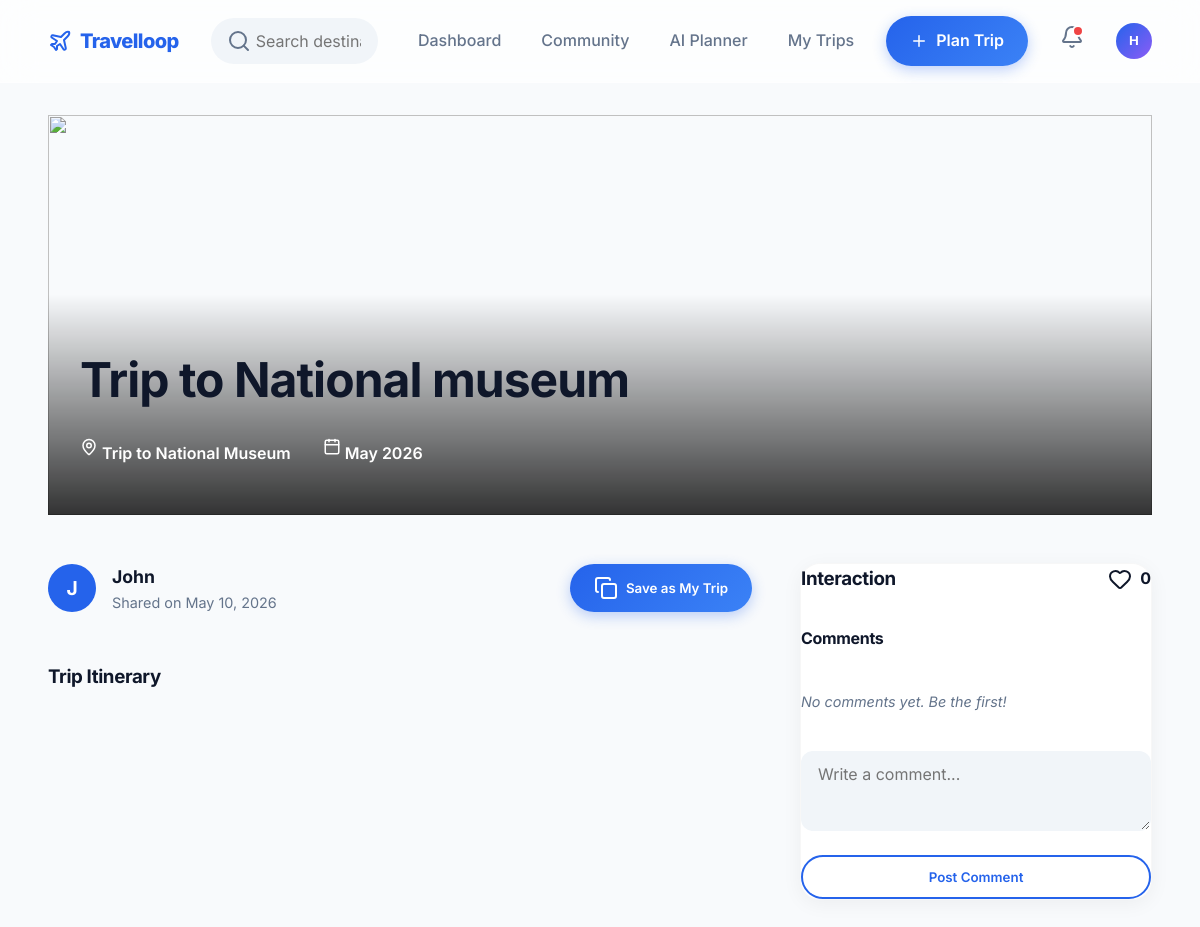
The page /community/post/1 (signed in) on the database its author committed.
### app.py (models this page shows, shortened)
class User(db.Model, UserMixin):
    id = db.Column(db.Integer, primary_key=True)
    name = db.Column(db.String(150), nullable=False)
    email = db.Column(db.String(150), unique=True, nullable=False)
    password = db.Column(db.String(60), nullable=False)
    trips = db.relationship('Trip', backref='owner', lazy=True)

class CommunityPost(db.Model):
    id = db.Column(db.Integer, primary_key=True)
    user_id = db.Column(db.Integer, db.ForeignKey('user.id'), nullable=False)
    trip_id = db.Column(db.Integer, db.ForeignKey('trip.id'), nullable=False)
    title = db.Column(db.String(150), nullable=False)
    description = db.Column(db.Text, default='')
    created_at = db.Column(db.DateTime, default=datetime.utcnow)
    user = db.relationship('User', backref='posts', lazy=True)
    trip = db.relationship('Trip', backref='community_posts', lazy=True)
    likes = db.relationship('PostLike', backref='post', lazy=True, cascade='all, delete-orphan')
    comments = db.relationship('PostComment', backref='post', lazy=True, cascade='all, delete-orphan', order_by='PostComment.created_at')

class Trip(db.Model):
    id = db.Column(db.Integer, primary_key=True)
    name = db.Column(db.String(200), nullable=False)
    start_date = db.Column(db.Date, nullable=False)
    end_date = db.Column(db.Date, nullable=False)
    description = db.Column(db.Text, nullable=True)
    cover_photo = db.Column(db.String(255), nullable=True, default='default_trip.jpg')
    user_id = db.Column(db.Integer, db.ForeignKey('user.id'), nullable=False)
    is_public = db.Column(db.Boolean, default=False)
    num_travelers = db.Column(db.Integer, default=1)
    created_at = db.Column(db.DateTime, default=datetime.utcnow)
    itinerary_items = db.relationship('ItineraryItem', backref='trip', lazy=True, cascade="all, delete-orphan")
    packing_items = db.relationship('PackingItem', backref='trip', lazy=True, cascade="all, delete-orphan")
    @property
    def smart_hero_image(self):
        fallback = 'https://images.unsplash.com/photo-1488646953014-85cb44e25828?w=800'
        if self.cover_photo and self.cover_photo != 'default_trip.jpg' and self.cover_photo != '':
            return self.cover_photo
        if self.itinerary_items:
            first_item = self.itinerary_items[0]
            p = Place.query.filter(Place.name.ilike(f"%{first_item.name}%")).first()
            if p and p.image_url:
                return p.image_url
        p_by_name = Place.query.filter(or_(Place.name.ilike(f"%{self.name}%"), Place.country.ilike(f"%{self.name}%"))).first()
        if p_by_name and p_by_name.image_url:
            return p_by_name.image_url
        return fallback

### app.py (the view)
@app.route('/community/post/<int:post_id>')
@login_required
def view_post(post_id):
    post = CommunityPost.query.get_or_404(post_id)
    is_liked = PostLike.query.filter_by(user_id=current_user.id, post_id=post_id).first() is not None
    return render_template('post_detail.html', post=post, is_liked=is_liked)

### app.py (called while the page is built)
@app.context_processor
def inject_globals():
    return dict(timedelta=timedelta, date=date)

@login_manager.user_loader
def load_user(user_id):
    return User.query.get(int(user_id))

### templates/post_detail.html (shortened to what this page needs)
{% extends "base.html" %}
{% block content %}
<div class="post-hero">
    <img src="{{ post.trip.smart_hero_image }}" class="hero-img">
    <div class="hero-overlay">
        <h1 style="font-size: 3rem; margin-bottom: 1rem;">{{ post.title }}</h1>
        <div style="display: flex; gap: 2rem; font-weight: 600;">
            <span><i data-lucide="map-pin" style="width: 18px;"></i> {{ post.trip.name }}</span>
            <span><i data-lucide="calendar" style="width: 18px;"></i> {{ post.trip.start_date.strftime('%b %Y') }}</span>
        </div>
    </div>
</div>
<div class="detail-grid">
    <div class="main-content">
        <div class="author-strip">
            <div style="width: 48px; height: 48px; border-radius: 50%; background: var(--primary); color: white; display: flex; align-items: center; justify-content: center; font-weight: 700; font-size: 1.2rem;">
                {{ post.user.name[0].upper() }}
            </div>
            <div>
                <div style="font-weight: 700; font-size: 1.1rem;">{{ post.user.name }}</div>
                <div style="color: var(--muted); font-size: 0.9rem;">Shared on {{ post.created_at.strftime('%B %d, %Y') }}</div>
            </div>
            <div style="margin-left: auto;">
                <button class="btn btn-primary" data-trip-id="{{ post.trip_id }}" onclick="copyTrip(this.dataset.tripId, this)">
                    <i data-lucide="copy"></i> Save as My Trip
                </button>
            </div>
        </div>
        <h3>Trip Itinerary</h3>
        <div class="itinerary-preview">
            {% set items_by_day = {} %}
            {% for item in post.trip.itinerary_items %}
                {% if item.day not in items_by_day %}
                    {% set _ = items_by_day.update({item.day: []}) %}
                {% endif %}
                {% set _ = items_by_day[item.day].append(item) %}
            {% endfor %}
        </div>
    </div>
    <div class="sidebar">
        <div class="card" style="position: sticky; top: 100px;">
            <div style="display: flex; justify-content: space-between; align-items: center; margin-bottom: 2rem;">
                <h3 style="margin: 0;">Interaction</h3>
                <div class="stat-item {% if is_liked %}liked{% endif %}" data-post-id="{{ post.id }}" data-liked="{{ 'true' if is_liked else 'false' }}" style="display: flex; align-items: center; gap: 0.5rem; cursor: pointer;" onclick="toggleLike(this.dataset.postId, this)">
                    <i data-lucide="heart"></i>
                    <span class="like-count" style="font-weight: 700;">{{ post.likes|length }}</span>
                </div>
            </div>
            <h4>Comments</h4>
            <div style="max-height: 400px; overflow-y: auto; margin: 1.5rem 0;">
                {% for comment in post.comments %}
                <div class="comment-card">
                    <div style="font-weight: 700; font-size: 0.85rem; margin-bottom: 0.25rem;">{{ comment.user.name }}</div>
                    <div style="font-size: 0.92rem; color: var(--muted);">{{ comment.body }}</div>
                </div>
                {% else %}
                <p style="color: var(--muted); font-style: italic; font-size: 0.9rem;">No comments yet. Be the first!</p>
                {% endfor %}
            </div>
            <form action="{{ url_for('add_comment', post_id=post.id) }}" method="POST">
                <textarea name="body" class="form-control" style="width: 100%; height: 80px; margin-bottom: 1rem;" placeholder="Write a comment..." required></textarea>
                <button type="submit" class="btn btn-outline" style="width: 100%;">Post Comment</button>
            </form>
        </div>
    </div>
</div>
{% endblock %}

### templates/base.html (shortened to what this page needs)
<!DOCTYPE html>
<html lang="en">
<head>
    <link rel="stylesheet" href="{{ url_for('static', filename='css/style.css') }}">
</head>
<body>
    <nav class="navbar">
        <a href="{{ url_for('index') }}" class="nav-brand">
            <i data-lucide="plane" style="color: var(--primary);"></i> Travelloop
        </a>
        {% if current_user.is_authenticated %}
        <div class="nav-search-wrapper hidden-mobile">
            <div class="input-icon-wrapper">
                <input type="text" id="globalSearch" class="form-control with-icon"
                       placeholder="Search destinations, trips…" autocomplete="off">
            </div>
        </div>
        {% endif %}
        <div class="nav-links">
            {% if current_user.is_authenticated %}
                <a href="{{ url_for('dashboard') }}" class="nav-link {% if request.endpoint == 'dashboard' %}active{% endif %}">Dashboard</a>
                <a href="{{ url_for('community_feed') }}" class="nav-link {% if request.endpoint == 'community_feed' %}active{% endif %}">Community</a>
                <a href="{{ url_for('ai_planner') }}" class="nav-link {% if request.endpoint == 'ai_planner' %}active{% endif %}">AI Planner</a>
                <a href="{{ url_for('my_trips') }}"  class="nav-link {% if request.endpoint == 'my_trips' %}active{% endif %}">My Trips</a>
                <a href="{{ url_for('create_trip') }}" class="btn btn-primary">
                    <i data-lucide="plus" style="width:18px;height:18px;"></i> Plan Trip
                </a>
                <div style="position:relative;cursor:pointer;padding:0.5rem;color:var(--muted);">
                    <i data-lucide="bell"></i>
                    <span style="position:absolute;top:8px;right:8px;width:8px;height:8px;background:var(--danger);border-radius:50%;border:2px solid var(--white);"></span>
                </div>
                <div class="profile-wrapper">
                    <button class="profile-btn" onclick="toggleProfileMenu(event)" title="{{ current_user.name }}">
                        {{ current_user.name[0].upper() }}
                    </button>
                </div>
            {% else %}
                <a href="{{ url_for('login') }}"  class="nav-link">Log In</a>
                <a href="{{ url_for('signup') }}" class="btn btn-primary">Create Account</a>
            {% endif %}
        </div>
    </nav>
    <main class="container animate-fade-in-up">
        {% block content %}{% endblock %}
    </main>
</body>
</html>

### static/css/style.css (style rules this page uses)
:root { --primary: #2563EB; --primary-hover: #1D4ED8; --secondary: #14B8A6; --accent: #F59E0B; --background: #F8FAFC; --dark: #0F172A; --muted: #64748B; --success: #10B981; --danger: #EF4444; --white: #FFFFFF; --glass-bg: rgba(255, 255, 255, 0.7); --glass-border: rgba(255, 255, 255, 0.4); --radius-sm: 8px; --radius-md: 12px; --radius-lg: 16px; --radius-xl: 20px; --radius-full: 9999px; --shadow-soft: 0 4px 20px rgba(0, 0, 0, 0.05); --shadow-float: 0 10px 40px rgba(0, 0, 0, 0.08); --shadow-glass: 0 8px 32px rgba(31, 38, 135, 0.1); --transition: all 0.3s cubic-bezier(0.4, 0, 0.2, 1); }
body { font-family: 'Inter', sans-serif; background-color: var(--background); color: var(--dark); line-height: 1.6; margin: 0; padding: 0; -webkit-font-smoothing: antialiased; }
h1, h2, h3, h4, h5, h6 { font-family: 'Inter', sans-serif; font-weight: 700; color: var(--dark); margin-top: 0; letter-spacing: -0.02em; }
.card { background: var(--white); border-radius: var(--radius-xl); box-shadow: var(--shadow-soft); transition: var(--transition); border: 1px solid rgba(0, 0, 0, 0.03); }
.navbar { background: var(--glass-bg); backdrop-filter: blur(16px); -webkit-backdrop-filter: blur(16px); border-bottom: 1px solid var(--glass-border); position: sticky; top: 0; z-index: 1000; display: flex; justify-content: space-between; align-items: center; padding: 1rem 4%; transition: var(--transition); }
.nav-brand { display: flex; align-items: center; gap: 0.5rem; font-size: 1.25rem; font-weight: 800; color: var(--primary); text-decoration: none; letter-spacing: -0.03em; }
.nav-links { display: flex; gap: 1.5rem; align-items: center; }
.nav-link { text-decoration: none; color: var(--muted); font-weight: 500; transition: var(--transition); padding: 0.5rem; }
.btn { display: inline-flex; align-items: center; justify-content: center; padding: 0.75rem 1.5rem; border-radius: var(--radius-full); font-weight: 600; text-decoration: none; cursor: pointer; border: none; transition: var(--transition); font-family: 'Inter', sans-serif; gap: 0.5rem; }
.btn-primary { background: linear-gradient(135deg, var(--primary) 0%, #3B82F6 100%); color: var(--white); box-shadow: 0 4px 14px rgba(37, 99, 235, 0.3); }
.btn-outline { background-color: transparent; color: var(--primary); border: 2px solid var(--primary); }
.form-control { width: 100%; padding: 0.75rem 1rem; background: #F1F5F9; border: 1px solid transparent; border-radius: var(--radius-md); font-family: 'Inter', sans-serif; font-size: 1rem; transition: var(--transition); box-sizing: border-box; color: var(--dark); }
.input-icon-wrapper { position: relative; }
.form-control.with-icon { padding-left: 2.75rem; }
.container { width: 92%; max-width: 1280px; margin: 0 auto; padding: 2rem 0; }
.animate-fade-in-up { animation: fadeInUp 0.6s cubic-bezier(0.4, 0, 0.2, 1) forwards; }

### templates/base.html (style rules this page uses)
.nav-search-wrapper { position: relative; flex: 1; max-width: 400px; margin: 0 2rem; }
#globalSearch { border-radius: var(--radius-full) !important; background: #F1F5F9 !important; }
.profile-wrapper { position: relative; }
.profile-btn { width: 36px; height: 36px; border-radius: 50%; background: linear-gradient(135deg, var(--primary), #8B5CF6); display: flex; align-items: center; justify-content: center; color: #fff; cursor: pointer; font-weight: 700; font-size: 0.85rem; border: none; transition: box-shadow 0.2s; }

### templates/post_detail.html (style rules this page uses)
.post-hero { position: relative; height: 400px; border-radius: var(--radius-2xl); overflow: hidden; margin-bottom: 3rem; }
.hero-img { width: 100%; height: 100%; object-fit: cover; }
.hero-overlay { position: absolute; bottom: 0; left: 0; right: 0; padding: 3rem 2rem; background: linear-gradient(transparent, rgba(0,0,0,0.8)); color: white; }
.detail-grid { display: grid; grid-template-columns: 2fr 1fr; gap: 3rem; }
.author-strip { display: flex; align-items: center; gap: 1rem; margin-bottom: 2rem; }
.itinerary-preview { background: #F8FAFC; border-radius: var(--radius-xl); padding: 2rem; margin-top: 2rem; }

### rows shown on the page
User: name "H"
CommunityPost: title "Trip to National museum", created_at "May 10, 2026"
Trip: trip.name "Trip to National Museum", trip.start_date "May 2026"
User: user "J", user.name "John"

### other values the page prints
{{ post.likes|length }} "0"
